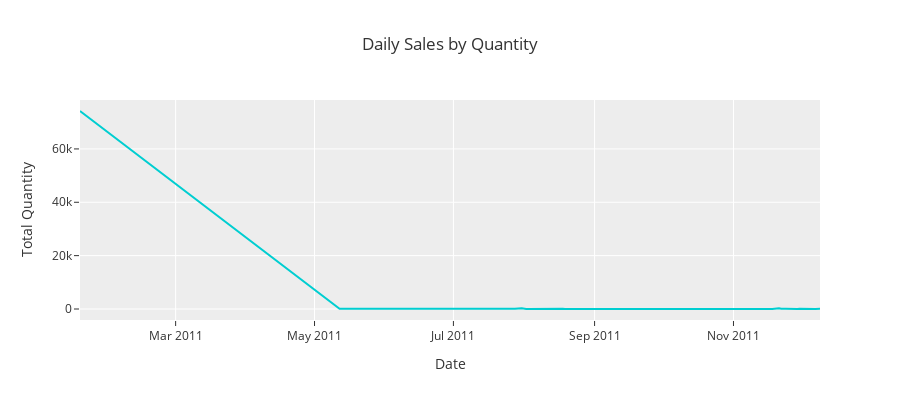

The notebook cell this image was saved under:
### Code cell
fig = go.Figure(data=[go.Scatter(x=df1_sales.Date, y=df1_sales.Quantity, line_color='darkturquoise')])
fig.update_layout(xaxis_title="Date", 
                  yaxis_title="Total Quantity", 
                  title='Daily Sales by Quantity',
                  height=400,
                 template='ggplot2')
fig.show()
